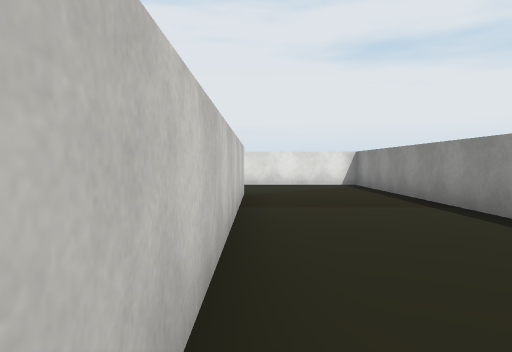
view 1 (above)

22 first-person views from a walk through a 3-D level made in the Unity game engine. The camera is 1.3 m above the floor, tilts 2° down and sees 70° across. The floor is counted in squares, 2 m on a side. Each view is taken from the middle of a square. On the plan, view 1 faces up. The plan holds only what a view shows up to about 11 squares ahead; the rest is blank. The place goes on beyond the plan. Some surface patterns are stand-ins.

view 2
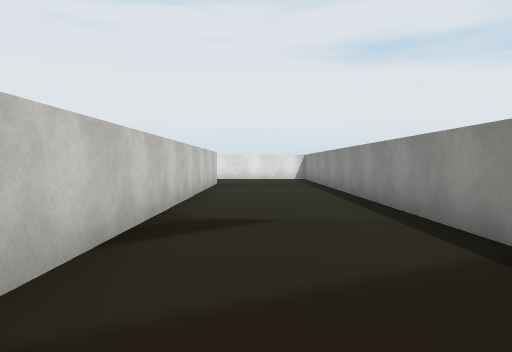

view 3
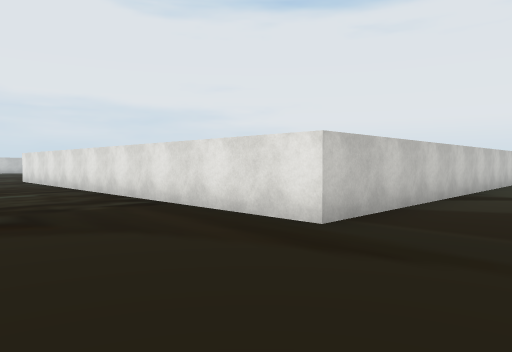

view 4
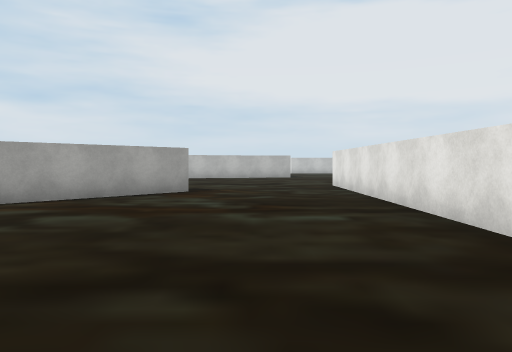

view 5
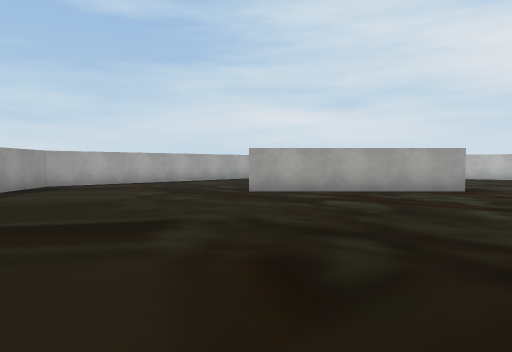

view 6
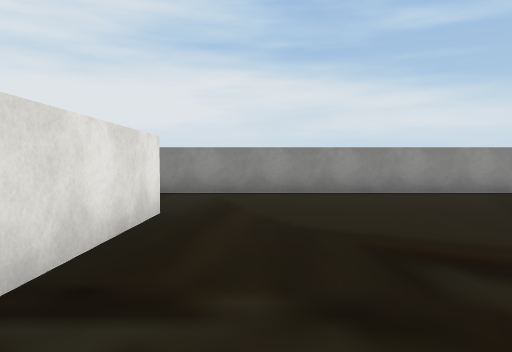

view 7
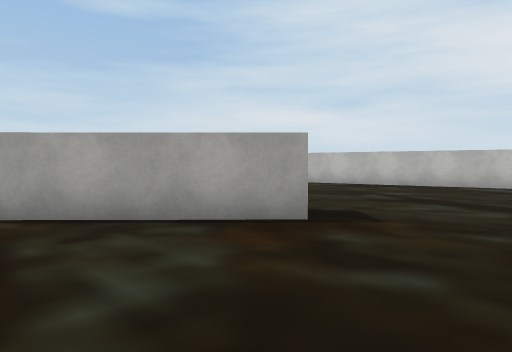

view 8
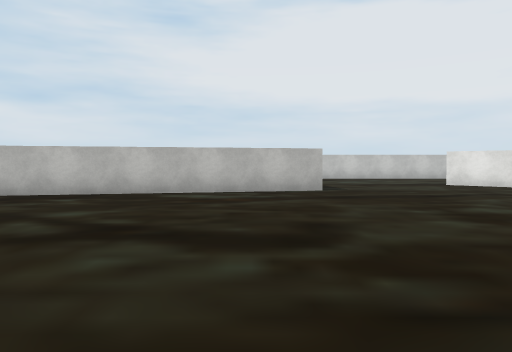

view 9
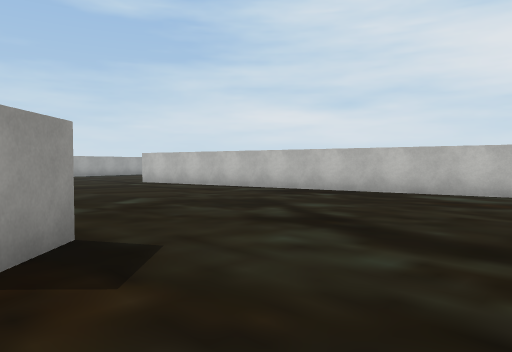

view 10
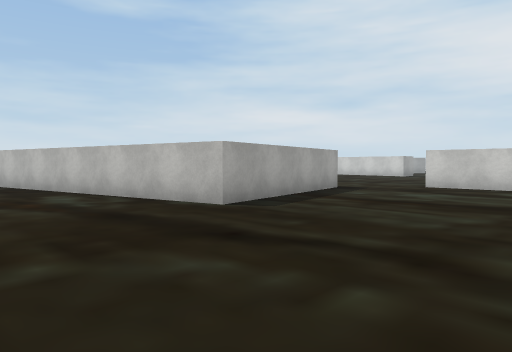

view 11
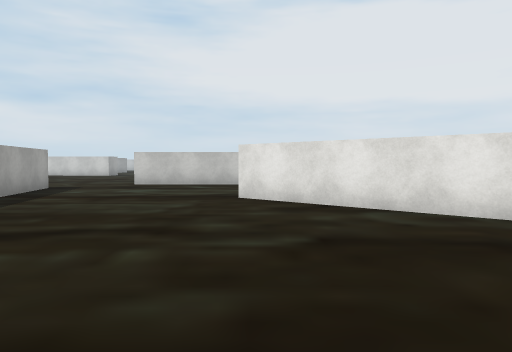

view 12
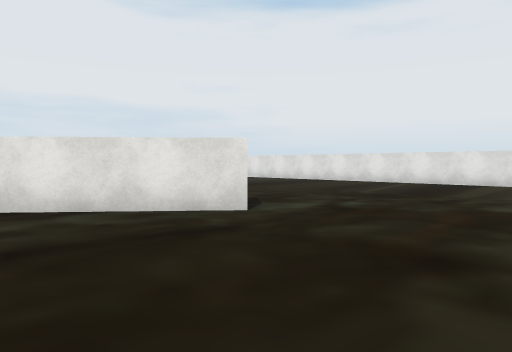

view 13
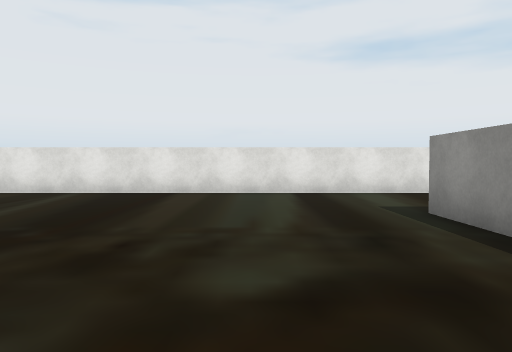

view 14
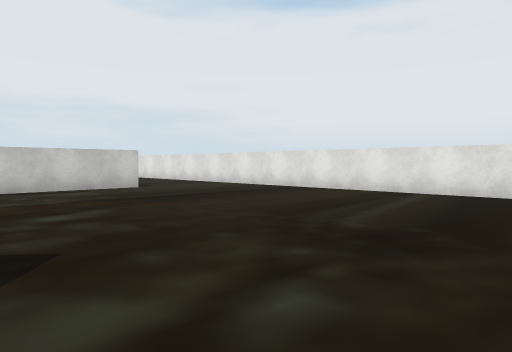

view 15
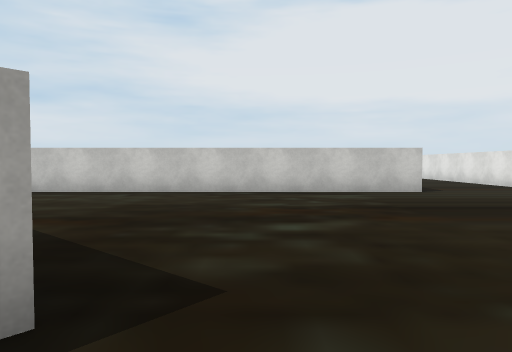

view 16
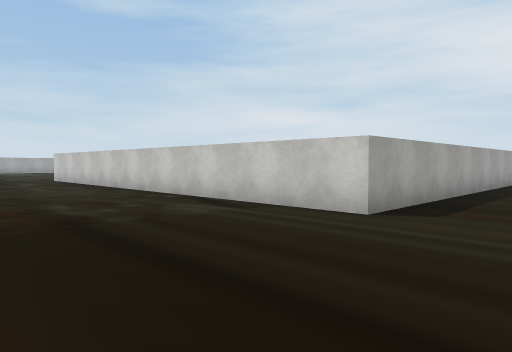

view 17
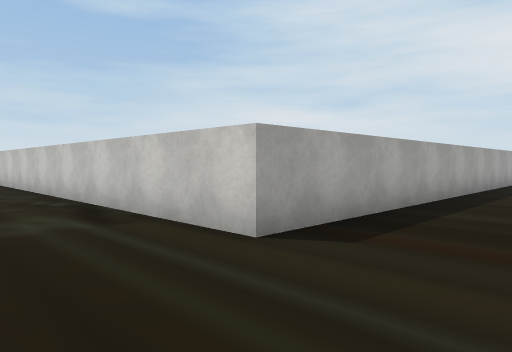

view 18
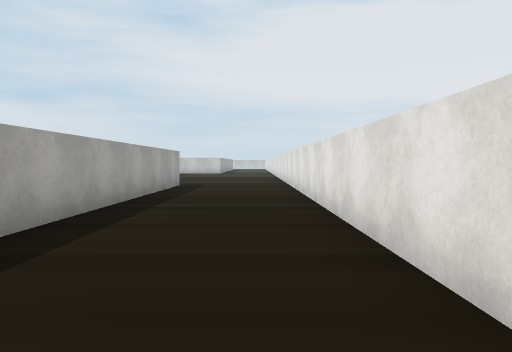

view 19
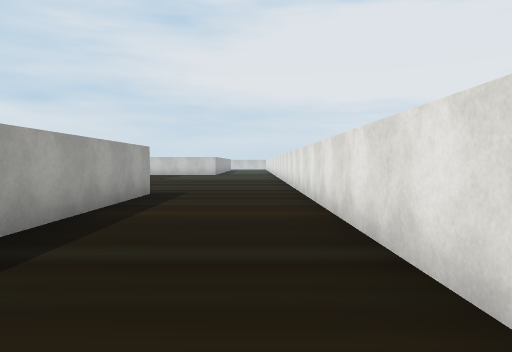

view 20
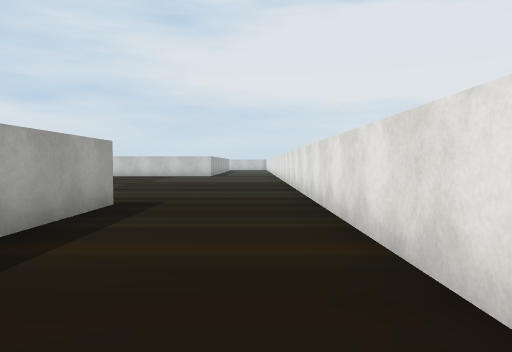

view 21
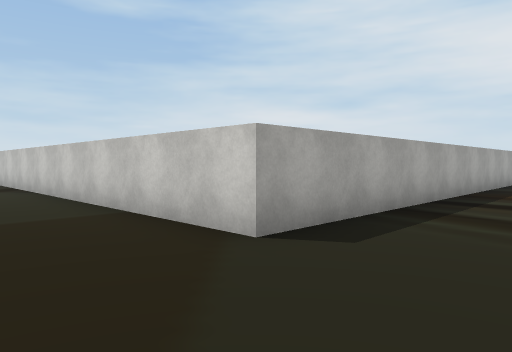

view 22
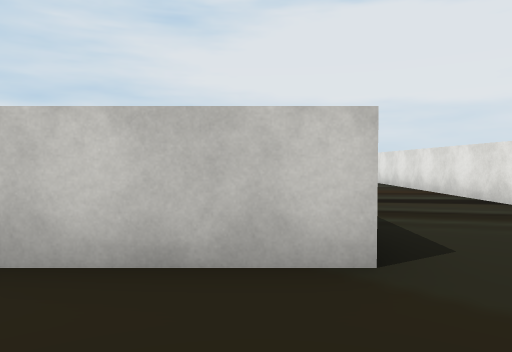

### Floor plan
Points are (right, up) in squares from view 1. A wall is a line through its corners. A room is listed if a view was taken in it or the views show most of it. See-through windows are left out.
Room 1 (views 1, 2, 3, 4, 5, 6, 7, 8, 9, 10, 11, 12, 13, 14, 15, 16, 17, 18, 19, 20, 21, 22)
walls: (-17.6, 2.5) (-20.9, -1.3); (-12.7, 6.1) (-12.7, 7.8); (-11.1, -9.3) (-10.4, -8.5) (-6.8, -12); (-10.8, 7.8) (-0.2, 7.8) (-0.2, -4.7) (-12.8, -4.7); (-23.6, -6.5) (-18.7, -5.4) (-16.8, -14.6); (-11.1, 11) (-23.6, 11); (-3.6, 11) (-9, 11); (3, -1.2) (3, 11) (-0.4, 11); (-27, 11) (-38.5, 11); (3, -11.6) (3, -3.9); (-37.8, 7.8) (-25.3, 7.8) (-25.3, -4.8)
ways out: opening at (-25, -6)

Where each view was taken, in squares from view 1:
view 1: 0 up, 0 right, facing up
view 2: 4 down, 1 right, facing up
view 3: 8 down, 2 right, facing up-left
view 4: 7 down, 2 left, facing left
view 5: 6 down, 1 left, facing down-left
view 6: 6 down, 5 left, facing right
view 7: 6 down, 7 left, facing down-left
view 8: 7 down, 10 left, facing left
view 9: 6 down, 10 left, facing down-left
view 10: 1 down, 15 left, facing down-left
view 11: 1 down, 14 left, facing left
view 12: 1 down, 14 left, facing up-left
view 13: 3 up, 15 left, facing up
view 14: 3 up, 16 left, facing up-left
view 15: 4 up, 17 left, facing left
view 16: 10 up, 21 left, facing down-left
view 17: 10 up, 23 left, facing down-left
view 18: 10 up, 27 left, facing left
view 19: 10 up, 30 left, facing left
view 20: 10 up, 32 left, facing left
view 21: 10 up, 2 right, facing down-left
view 22: 7 up, 2 right, facing left
